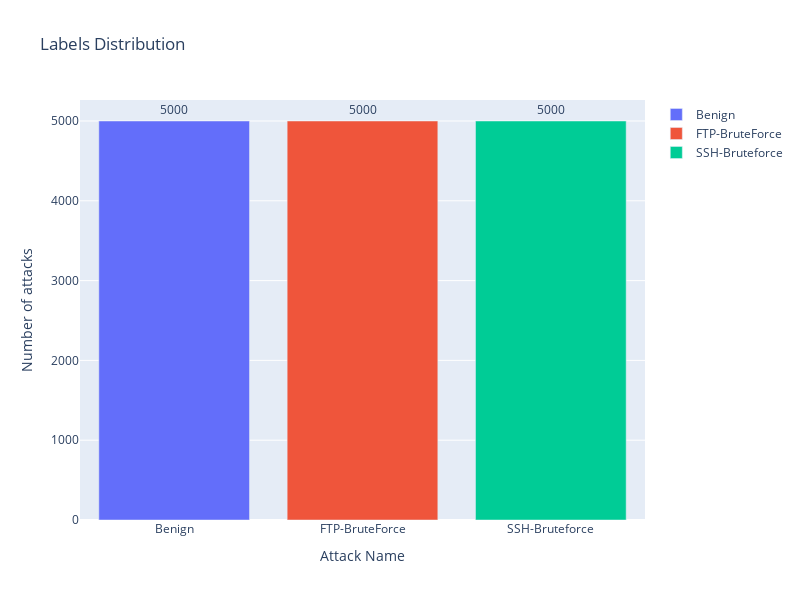

This figure's notebook cell:
### Markdown cell above
#### After preprocess

### Code cell
numeric_data = shortData(numeric_data, 'Label')
showAttackDistribution(numeric_data['Label'])

### Figure 1 — Plotly figure (JSON) as saved in the notebook; plotly's stock layout.template omitted (floating-point values rounded to 4 significant figures)
{"data": [{"name": "Benign", "orientation": "v", "text": [5000], "textposition": "outside", "type": "bar", "x": ["Benign"], "y": [5000]}, {"name": "FTP-BruteForce", "orientation": "v", "text": [5000], "textposition": "outside", "type": "bar", "x": ["FTP-BruteForce"], "y": [5000]}, {"name": "SSH-Bruteforce", "orientation": "v", "text": [5000], "textposition": "outside", "type": "bar", "x": ["SSH-Bruteforce"], "y": [5000]}], "layout": {"height": 600, "title": {"text": "Labels Distribution"}, "width": 800, "xaxis": {"title": {"text": "Attack Name"}}, "yaxis": {"title": {"text": "Number of attacks"}}}}
